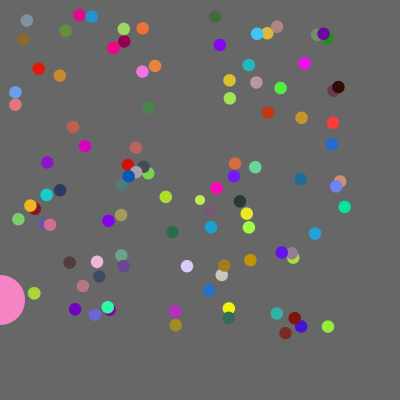
Frame 1 (no input)
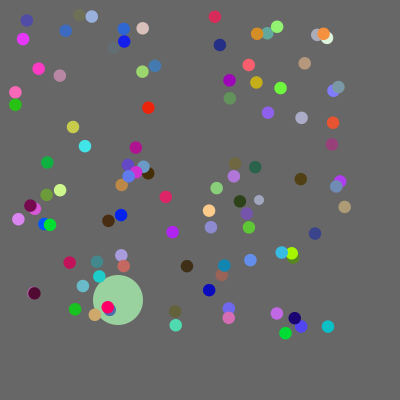
Frame 60 (the mouse pressed at the canvas centre just before this capture)
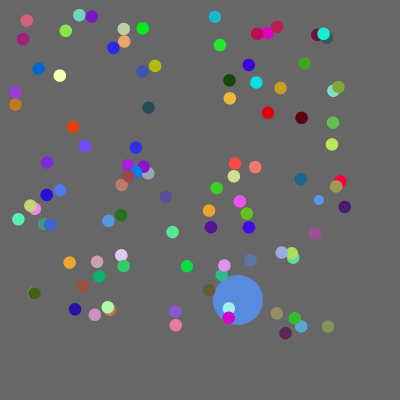
Frame 120 (the mouse held since frame 60 and released just before this capture)

The Processing sketch that drew these frames (run headless with seeded random() and noise(); from frame 60 on, the mouse is pressed at the canvas centre):

// Processing sketch: WhileLoop
// ── WhileLoop.pde
Circle c1 = new Circle(200,200,20);
Circle c2 = new Circle(0,300,100);

Circle[] C =  new Circle [100];

int i = 0;

void setup() {
  size(400,400);
  while (i < 100){
    C[i]= new Circle(random(10,350),random(10,350),25);
    i++;
  }
  c1.speed(1);
  c2.speed(2);
}

// Just simple movements
void draw(){
  background(103);
  //c1.change(0,200,100);
  c1.show();
  //c2.change(0,300,100);

  c2.show();
  c1.move();
  c2.move();

  i = 0;
  while(i < 100)
  {
    C[i].show();
    i++;
  }
}


// Circle Class. All definitions go here
class Circle {
float x,y;
float diameter;
float speed;

Circle(float xPos, float yPos, float size ){
  x= xPos;
  y= yPos;
  diameter = size;
  speed = 0.1;
  }
void change(float xPos, float yPos, float size ){
  x= xPos;
  y= yPos;
  diameter = size;
  //speed = 0;
  }

void show(){
  //fill(255,0,0);
  fill(random(0,255),random(0,255),random(0,255));
  noStroke();
  ellipse(x,y,diameter/2,diameter/2);
  }

void speed(float sp){
  speed = sp;
  }

void move() {
  x = x+speed;
  if(x >= 400+diameter)
    x=0;
}
}
